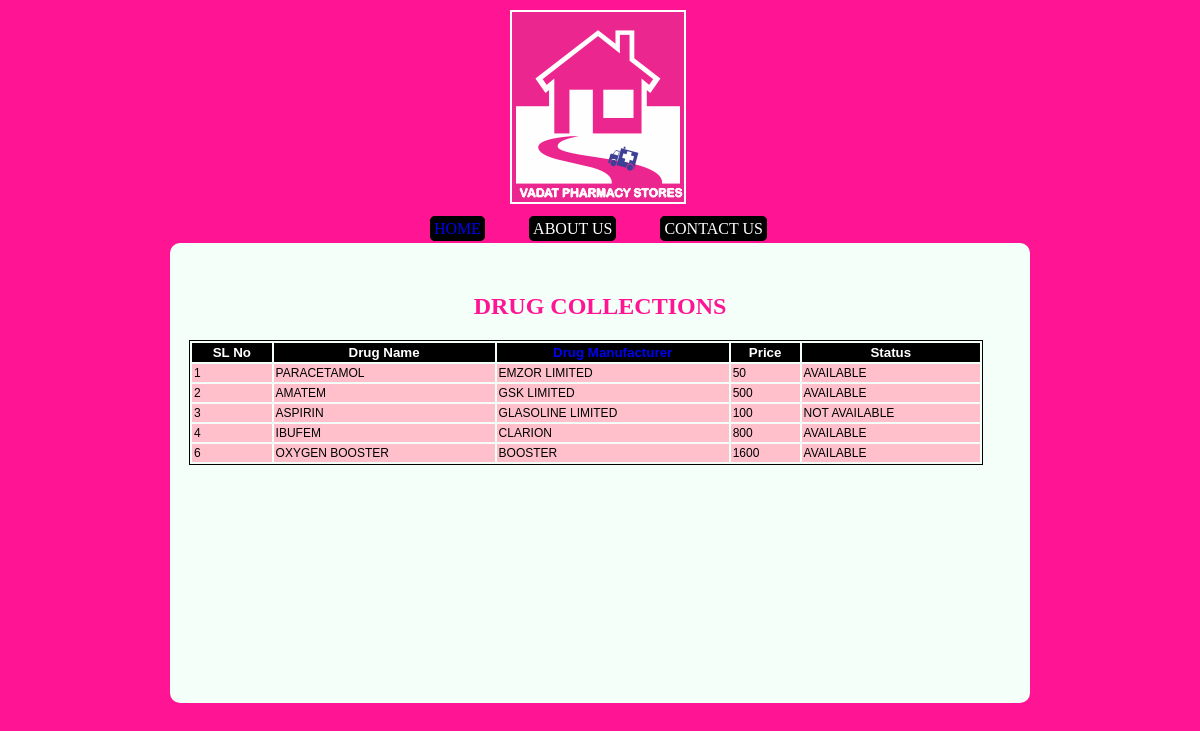
Screenshot of /pharmacy/drugs1.php with the database file from the repository.
### tables this page shows
CREATE TABLE IF NOT EXISTS `drug` (
`drug_id` int(11) NOT NULL,
  `name` varchar(45) NOT NULL,
  `manufacturer` varchar(45) NOT NULL,
  `price` int(11) NOT NULL,
  `status` varchar(45) NOT NULL
);

### pharmacy/drugs1.php (the view, shortened to what this page needs)
<?php
$link=mysql_connect('localhost','root','') or die (mysql_error());
$query = "SELECT * FROM drug order by drug_id";
$result = mysql_query($query,$link)
or die(mysql_error());
?>
<html>
    <head>
        <link href="/pharmacy/css/default.css" rel="stylesheet" type="text/css" />
    </head>
    <body>
        <div id="wrapper">
            <header>
                <div id="header"></div>
                    <nav>
                        <ul>
                             <a href="/pharmacy/index.php"><li>HOME</li></a>
                            <a href=""><li>ABOUT US</li></a>
                            <a href=""><li>CONTACT US</li></a>
                        </ul>
                    </nav>
            </header>
                 <div id="section3">
                    <h2 style="text-align:center; color:deeppink;" >DRUG COLLECTIONS</h2>
                    <table class="aatable">
                        <tr>
                            <th >SL No</th>
                            <th>Drug Name</th>
                            <th><a href="/pharmacy/pharmacy/manufacturer.php">Drug Manufacturer</a></th>
                            <th >Price</th>
                            <th >Status</th>
                        </tr>
                            <?php
                            while ($row = mysql_fetch_array($result)) {
                            $drug_id = $row['drug_id'];
                            $drug_name = $row['name'];
                            $manufacturer = $row['manufacturer'];
                            $price=$row['price'];
                            $status=$row['status'];
                            echo "<tr>";
                            echo "<td>".$drug_id."</td>";
                            echo "<td >".$drug_name."</td>";
                             echo "<td>".$manufacturer."</td>";
                            echo "<td>".$price."</td>";
                            echo "<td>".$status."</td>";
                                ?>
                            <?php
                        echo "</tr>";
                            }
                            ?>
                        </table>
                        <div style="clear: both; height: 1px"></div>
        </div>
    </body>
</html>

### css/default.css (style rules this page uses)
* { margin:0px; padding:0px; }
body { display:block; background-color:deeppink; }
#wrapper { display:block; height:100%; }
#section3 { display:-webkit-box; -webkit-box-orient:vertical; -webkit-box-flex:1; margin:0px auto; padding:30px; width:800px; height:400px; background-color:mintcream; border-radius:10px; }
header { display:block; margin:0px auto; width:500px; padding:10px 60px 0px; }
#header { background:url(images/vadat.gif) no-repeat; margin:0px auto; width:180px; height:200px; }
nav { padding:10px 60px 5px; text-decoration:none; }
nav li { display:inline; list-style: none; margin:20px; background-color:black; padding:3px; border-radius:5px; border:1px solid black; }
a { text-decoration:none; }
h2 { padding:20px; color: #AA2808; }
TABLE.aatable { margin-left:20px; font-size:10pt; width:794px; position:relative;left:-31px; font-family: arial; border:1px solid black; }
TH { font-size:10pt; color:white; text-align:center;padding:2px; background-color: black; }
TD { font-size:9pt; text-align:left;padding:2px; background-color: pink; }

### rows the page displays
drug: drug_id "1", name "PARACETAMOL", manufacturer "EMZOR LIMITED", price "50", status "AVAILABLE"
drug: drug_id "2", name "AMATEM", manufacturer "GSK LIMITED", price "500", status "AVAILABLE"
drug: drug_id "3", name "ASPIRIN", manufacturer "GLASOLINE LIMITED", price "100", status "NOT AVAILABLE"
drug: drug_id "4", name "IBUFEM", manufacturer "CLARION", price "800", status "AVAILABLE"
drug: drug_id "6", name "OXYGEN BOOSTER", manufacturer "BOOSTER", price "1600", status "AVAILABLE"
